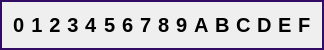
           <widget class="QFrame" name="frame_3">
            <property name="maximumSize">
             <size>
              <width>16777215</width>
              <height>50</height>
             </size>
            </property>
            <property name="styleSheet">
             <string notr="true">QFrame{
	border: 2px solid rgb(50,12,100);
}

QLabel {
    font-size: 20px;
font-weight: bold;
border: none;
}


</string>
            </property>
            <property name="frameShape">
             <enum>QFrame::Shape::StyledPanel</enum>
            </property>
            <property name="frameShadow">
             <enum>QFrame::Shadow::Raised</enum>
            </property>
            <layout class="QGridLayout" name="gridLayout_5">
             <item row="0" column="4">
              <widget class="QLabel" name="y3">
               <property name="font">
                <font>
                 <pointsize>-1</pointsize>
                 <bold>true</bold>
                </font>
               </property>
               <property name="text">
                <string>3</string>
               </property>
               <property name="alignment">
                <set>Qt::AlignmentFlag::AlignCenter</set>
               </property>
              </widget>
             </item>
             <item row="0" column="11">
              <widget class="QLabel" name="ya">
               <property name="font">
                <font>
                 <pointsize>-1</pointsize>
                 <bold>true</bold>
                </font>
               </property>
               <property name="text">
                <string>A</string>
               </property>
              </widget>
             </item>
             <item row="0" column="5">
              <widget class="QLabel" name="y4">
               <property name="font">
                <font>
                 <pointsize>-1</pointsize>
                 <bold>true</bold>
                </font>
               </property>
               <property name="text">
                <string>4</string>
               </property>
              </widget>
             </item>
             <item row="0" column="2">
              <widget class="QLabel" name="y1">
               <property name="font">
                <font>
                 <pointsize>-1</pointsize>
                 <bold>true</bold>
                </font>
               </property>
               <property name="text">
                <string>1</string>
               </property>
               <property name="alignment">
                <set>Qt::AlignmentFlag::AlignCenter</set>
               </property>
              </widget>
             </item>
             <item row="0" column="12">
              <widget class="QLabel" name="yb">
               <property name="font">
                <font>
                 <pointsize>-1</pointsize>
                 <bold>true</bold>
                </font>
               </property>
               <property name="text">
                <string>B</string>
               </property>
              </widget>
             </item>
             <item row="0" column="9">
              <widget class="QLabel" name="y8">
               <property name="font">
                <font>
                 <pointsize>-1</pointsize>
                 <bold>true</bold>
                </font>
               </property>
               <property name="text">
                <string>8</string>
               </property>
              </widget>
             </item>
             <item row="0" column="7">
              <widget class="QLabel" name="y6">
               <property name="font">
                <font>
                 <pointsize>-1</pointsize>
                 <bold>true</bold>
                </font>
               </property>
               <property name="text">
                <string>6</string>
               </property>
              </widget>
             </item>
             <item row="0" column="16">
              <widget class="QLabel" name="yf">
               <property name="font">
                <font>
                 <pointsize>-1</pointsize>
                 <bold>true</bold>
                </font>
               </property>
               <property name="text">
                <string>F</string>
               </property>
              </widget>
             </item>
             <item row="0" column="13">
              <widget class="QLabel" name="yc">
               <property name="font">
                <font>
                 <pointsize>-1</pointsize>
                 <bold>true</bold>
                </font>
               </property>
               <property name="text">
                <string>C</string>
               </property>
              </widget>
             </item>
             <item row="0" column="10">
              <widget class="QLabel" name="y9">
               <property name="font">
                <font>
                 <pointsize>-1</pointsize>
                 <bold>true</bold>
                </font>
               </property>
               <property name="text">
                <string>9</string>
               </property>
              </widget>
             </item>
             <item row="0" column="15">
              <widget class="QLabel" name="ye">
               <property name="font">
                <font>
                 <pointsize>-1</pointsize>
                 <bold>true</bold>
                </font>
               </property>
               <property name="text">
                <string>E</string>
               </property>
              </widget>
             </item>
             <item row="0" column="3">
              <widget class="QLabel" name="y2">
               <property name="font">
                <font>
                 <pointsize>-1</pointsize>
                 <bold>true</bold>
                </font>
               </property>
               <property name="text">
                <string>2</string>
               </property>
               <property name="alignment">
                <set>Qt::AlignmentFlag::AlignCenter</set>
               </property>
              </widget>
             </item>
             <item row="0" column="6">
              <widget class="QLabel" name="y5">
               <property name="font">
                <font>
                 <pointsize>-1</pointsize>
                 <bold>true</bold>
                </font>
               </property>
               <property name="text">
                <string>5</string>
               </property>
              </widget>
             </item>
             <item row="0" column="8">
              <widget class="QLabel" name="y7">
               <property name="font">
                <font>
                 <pointsize>-1</pointsize>
                 <bold>true</bold>
                </font>
               </property>
               <property name="text">
                <string>7</string>
               </property>
              </widget>
             </item>
             <item row="0" column="14">
              <widget class="QLabel" name="yd">
               <property name="font">
                <font>
                 <pointsize>-1</pointsize>
                 <bold>true</bold>
                </font>
               </property>
               <property name="text">
                <string>D</string>
               </property>
              </widget>
             </item>
             <item row="0" column="0">
              <widget class="QLabel" name="label_9">
               <property name="text">
                <string>0</string>
               </property>
              </widget>
             </item>
            </layout>
           </widget>
